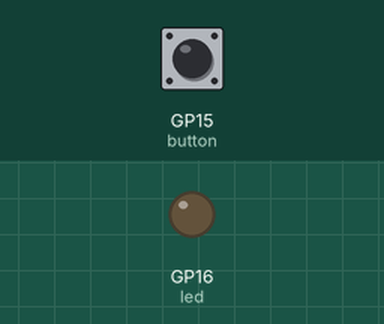
Bench run of a program on a simulated Raspberry Pi Pico running MicroPython. On the bench: output pins drawn as LEDs (lit = HIGH). Inputs (shaded band) come from the test bench; at power-on: GP15 (button) LOW.

Above: at 1.2 s.
1.3 s: GP15 (button) pulled HIGH for 0.15 s
At 1.38 s:
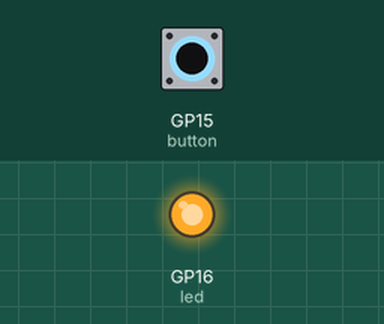
2.9 s: GP15 (button) pulled HIGH for 3.2 s
At 6.5 s:
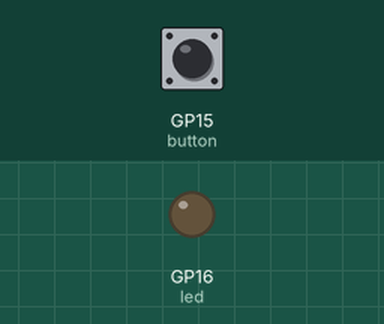
Timing chart, 0 to 8.0 s (numbered marks = the images above; inputs shaded):
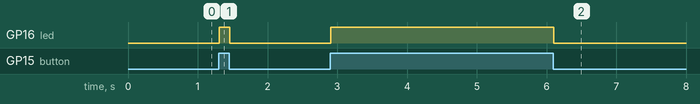

The program:

button.py
```python
from machine import Pin
import time

led = Pin(16, Pin.OUT)

button = Pin(15, Pin.IN)

while True:
    state = button.value()

    if state == 1:
        led.value(1)
    else:
        led.value(0)

    time.sleep(0.01)
```

Measured:
- after the input at 1.3 s, GP16 (led): LOW → HIGH at once, → LOW 0.15 s later
- after the input at 2.9 s, GP16 (led): LOW → HIGH at once, → LOW 3.2 s later
